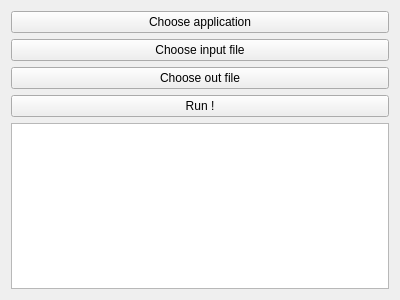
<?xml version="1.0" encoding="UTF-8"?>
<ui version="4.0">
 <class>TestWdgt</class>
 <widget class="QWidget" name="TestWdgt">
  <property name="geometry">
   <rect>
    <x>0</x>
    <y>0</y>
    <width>400</width>
    <height>300</height>
   </rect>
  </property>
  <property name="windowTitle">
   <string>PrgmTest</string>
  </property>
  <layout class="QVBoxLayout" name="verticalLayout">
   <item>
    <widget class="QPushButton" name="bt_app">
     <property name="text">
      <string>Choose application</string>
     </property>
    </widget>
   </item>
   <item>
    <widget class="QPushButton" name="bt_input">
     <property name="text">
      <string>Choose input file</string>
     </property>
    </widget>
   </item>
   <item>
    <widget class="QPushButton" name="bt_output">
     <property name="text">
      <string>Choose out file</string>
     </property>
    </widget>
   </item>
   <item>
    <widget class="QPushButton" name="bt_run">
     <property name="text">
      <string>Run !</string>
     </property>
    </widget>
   </item>
   <item>
    <widget class="QPlainTextEdit" name="log"/>
   </item>
  </layout>
 </widget>
 <layoutdefault spacing="6" margin="11"/>
 <resources/>
 <connections/>
</ui>
